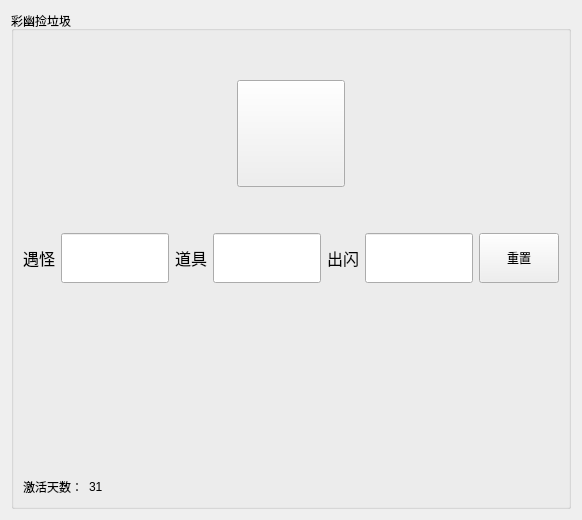
         <widget class="QWidget" name="tab_16">
          <attribute name="icon">
           <iconset>
            <normaloff>assets/PNG/meowth.png</normaloff>assets/PNG/meowth.png</iconset>
          </attribute>
          <attribute name="title">
           <string/>
          </attribute>
          <layout class="QVBoxLayout" name="verticalLayout_34">
           <item>
            <widget class="QGroupBox" name="groupA1_15">
             <property name="title">
              <string>彩幽捡垃圾</string>
             </property>
             <layout class="QVBoxLayout" name="verticalLayout_32">
              <item>
               <layout class="QHBoxLayout" name="horizontalLayout_89">
                <item>
                 <layout class="QGridLayout" name="gridLayout_17" rowstretch="1,4,1" columnstretch="1,4,1">
                  <property name="sizeConstraint">
                   <enum>QLayout::SizeConstraint::SetNoConstraint</enum>
                  </property>
                  <item row="2" column="1">
                   <spacer name="verticalSpacer_47">
                    <property name="orientation">
                     <enum>Qt::Orientation::Vertical</enum>
                    </property>
                    <property name="sizeHint" stdset="0">
                     <size>
                      <width>20</width>
                      <height>40</height>
                     </size>
                    </property>
                   </spacer>
                  </item>
                  <item row="0" column="1">
                   <spacer name="verticalSpacer_48">
                    <property name="orientation">
                     <enum>Qt::Orientation::Vertical</enum>
                    </property>
                    <property name="sizeHint" stdset="0">
                     <size>
                      <width>20</width>
                      <height>40</height>
                     </size>
                    </property>
                   </spacer>
                  </item>
                  <item row="1" column="1">
                   <widget class="QToolButton" name="toolButton_89">
                    <property name="sizePolicy">
                     <sizepolicy hsizetype="Maximum" vsizetype="Maximum">
                      <horstretch>0</horstretch>
                      <verstretch>0</verstretch>
                     </sizepolicy>
                    </property>
                    <property name="minimumSize">
                     <size>
                      <width>100</width>
                      <height>100</height>
                     </size>
                    </property>
                    <property name="text">
                     <string/>
                    </property>
                    <property name="icon">
                     <iconset>
                      <normaloff>assets/PNG/start.png</normaloff>assets/PNG/start.png</iconset>
                    </property>
                    <property name="iconSize">
                     <size>
                      <width>100</width>
                      <height>100</height>
                     </size>
                    </property>
                   </widget>
                  </item>
                  <item row="1" column="2">
                   <spacer name="horizontalSpacer_114">
                    <property name="orientation">
                     <enum>Qt::Orientation::Horizontal</enum>
                    </property>
                    <property name="sizeHint" stdset="0">
                     <size>
                      <width>40</width>
                      <height>20</height>
                     </size>
                    </property>
                   </spacer>
                  </item>
                  <item row="1" column="0">
                   <spacer name="horizontalSpacer_115">
                    <property name="orientation">
                     <enum>Qt::Orientation::Horizontal</enum>
                    </property>
                    <property name="sizeHint" stdset="0">
                     <size>
                      <width>40</width>
                      <height>20</height>
                     </size>
                    </property>
                   </spacer>
                  </item>
                 </layout>
                </item>
               </layout>
              </item>
              <item>
               <layout class="QHBoxLayout" name="horizontalLayout_90">
                <item>
                 <widget class="QLabel" name="label_86">
                  <property name="font">
                   <font>
                    <pointsize>12</pointsize>
                   </font>
                  </property>
                  <property name="text">
                   <string>遇怪</string>
                  </property>
                 </widget>
                </item>
                <item>
                 <widget class="QLineEdit" name="lineEdit_34">
                  <property name="sizePolicy">
                   <sizepolicy hsizetype="Maximum" vsizetype="Maximum">
                    <horstretch>0</horstretch>
                    <verstretch>0</verstretch>
                   </sizepolicy>
                  </property>
                  <property name="minimumSize">
                   <size>
                    <width>100</width>
                    <height>50</height>
                   </size>
                  </property>
                 </widget>
                </item>
                <item>
                 <widget class="QLabel" name="label_91">
                  <property name="font">
                   <font>
                    <pointsize>12</pointsize>
                   </font>
                  </property>
                  <property name="text">
                   <string>道具</string>
                  </property>
                 </widget>
                </item>
                <item>
                 <widget class="QLineEdit" name="lineEdit_37">
                  <property name="sizePolicy">
                   <sizepolicy hsizetype="Maximum" vsizetype="Maximum">
                    <horstretch>0</horstretch>
                    <verstretch>0</verstretch>
                   </sizepolicy>
                  </property>
                  <property name="minimumSize">
                   <size>
                    <width>100</width>
                    <height>50</height>
                   </size>
                  </property>
                 </widget>
                </item>
                <item>
                 <widget class="QLabel" name="label_87">
                  <property name="font">
                   <font>
                    <pointsize>12</pointsize>
                   </font>
                  </property>
                  <property name="text">
                   <string>出闪</string>
                  </property>
                 </widget>
                </item>
                <item>
                 <widget class="QLineEdit" name="lineEdit_35">
                  <property name="sizePolicy">
                   <sizepolicy hsizetype="Expanding" vsizetype="Maximum">
                    <horstretch>0</horstretch>
                    <verstretch>0</verstretch>
                   </sizepolicy>
                  </property>
                  <property name="minimumSize">
                   <size>
                    <width>100</width>
                    <height>50</height>
                   </size>
                  </property>
                 </widget>
                </item>
                <item>
                 <widget class="QPushButton" name="pushButton_16">
                  <property name="sizePolicy">
                   <sizepolicy hsizetype="Minimum" vsizetype="Maximum">
                    <horstretch>0</horstretch>
                    <verstretch>0</verstretch>
                   </sizepolicy>
                  </property>
                  <property name="minimumSize">
                   <size>
                    <width>0</width>
                    <height>50</height>
                   </size>
                  </property>
                  <property name="text">
                   <string>重置</string>
                  </property>
                 </widget>
                </item>
               </layout>
              </item>
              <item>
               <spacer name="verticalSpacer_49">
                <property name="orientation">
                 <enum>Qt::Orientation::Vertical</enum>
                </property>
                <property name="sizeHint" stdset="0">
                 <size>
                  <width>20</width>
                  <height>188</height>
                 </size>
                </property>
               </spacer>
              </item>
              <item>
               <layout class="QHBoxLayout" name="horizontalLayout_91" stretch="1,1,10">
                <item>
                 <widget class="QLabel" name="label_88">
                  <property name="sizePolicy">
                   <sizepolicy hsizetype="Fixed" vsizetype="Preferred">
                    <horstretch>0</horstretch>
                    <verstretch>0</verstretch>
                   </sizepolicy>
                  </property>
                  <property name="text">
                   <string>激活天数：</string>
                  </property>
                 </widget>
                </item>
                <item>
                 <widget class="QLabel" name="label_89">
                  <property name="sizePolicy">
                   <sizepolicy hsizetype="Fixed" vsizetype="Preferred">
                    <horstretch>0</horstretch>
                    <verstretch>0</verstretch>
                   </sizepolicy>
                  </property>
                  <property name="text">
                   <string>31</string>
                  </property>
                 </widget>
                </item>
                <item>
                 <spacer name="horizontalSpacer_119">
                  <property name="orientation">
                   <enum>Qt::Orientation::Horizontal</enum>
                  </property>
                  <property name="sizeHint" stdset="0">
                   <size>
                    <width>40</width>
                    <height>20</height>
                   </size>
                  </property>
                 </spacer>
                </item>
               </layout>
              </item>
             </layout>
            </widget>
           </item>
          </layout>
         </widget>
